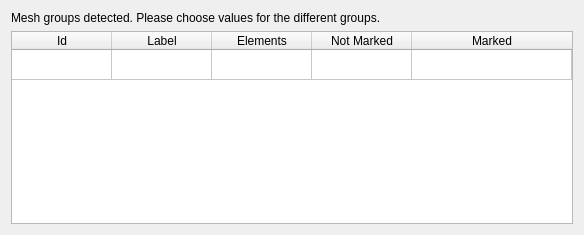
<?xml version="1.0" encoding="UTF-8"?>
<ui version="4.0">
 <class>Dialog</class>
 <widget class="QDialog" name="Dialog">
  <property name="geometry">
   <rect>
    <x>0</x>
    <y>0</y>
    <width>570</width>
    <height>235</height>
   </rect>
  </property>
  <property name="windowTitle">
   <string>Dialog</string>
  </property>
  <property name="modal">
   <bool>true</bool>
  </property>
  <layout class="QGridLayout" name="gridLayout">
   <item row="0" column="0">
    <widget class="QLabel" name="label">
     <property name="text">
      <string>Mesh groups detected. Please choose values for the different groups.</string>
     </property>
    </widget>
   </item>
   <item row="1" column="0">
    <widget class="QTableWidget" name="tableGroups">
     <property name="sizePolicy">
      <sizepolicy hsizetype="MinimumExpanding" vsizetype="MinimumExpanding">
       <horstretch>0</horstretch>
       <verstretch>0</verstretch>
      </sizepolicy>
     </property>
     <property name="horizontalScrollBarPolicy">
      <enum>Qt::ScrollBarAsNeeded</enum>
     </property>
     <property name="sizeAdjustPolicy">
      <enum>QAbstractScrollArea::AdjustToContentsOnFirstShow</enum>
     </property>
     <property name="wordWrap">
      <bool>false</bool>
     </property>
     <property name="rowCount">
      <number>1</number>
     </property>
     <attribute name="horizontalHeaderCascadingSectionResizes">
      <bool>false</bool>
     </attribute>
     <attribute name="horizontalHeaderShowSortIndicator" stdset="0">
      <bool>false</bool>
     </attribute>
     <attribute name="horizontalHeaderStretchLastSection">
      <bool>true</bool>
     </attribute>
     <attribute name="verticalHeaderVisible">
      <bool>false</bool>
     </attribute>
     <row/>
     <column>
      <property name="text">
       <string>Id</string>
      </property>
     </column>
     <column>
      <property name="text">
       <string>Label</string>
      </property>
     </column>
     <column>
      <property name="text">
       <string>Elements</string>
      </property>
     </column>
     <column>
      <property name="text">
       <string>Not Marked</string>
      </property>
     </column>
     <column>
      <property name="text">
       <string>Marked</string>
      </property>
     </column>
    </widget>
   </item>
  </layout>
 </widget>
 <resources/>
 <connections/>
</ui>
